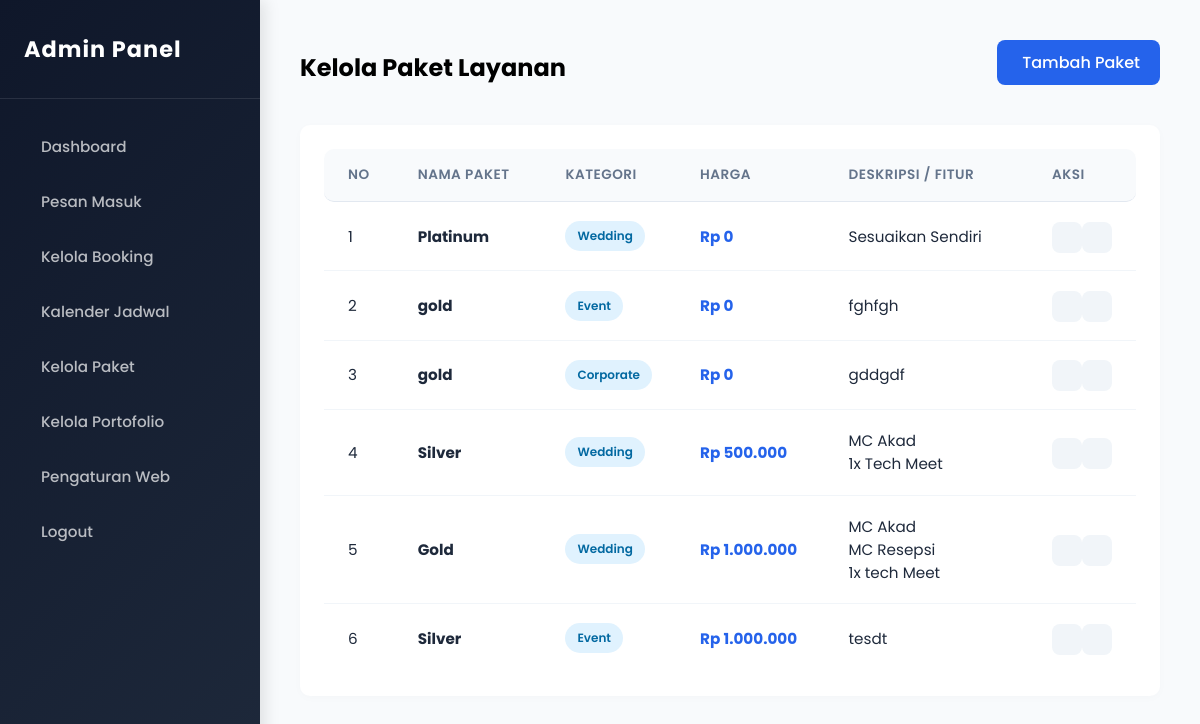
Screenshot of /admin/paket.php (signed in) with the database file from the repository.
### tables this page shows
CREATE TABLE `packages` (
  `id` int(11) NOT NULL,
  `name` varchar(100) NOT NULL,
  `type` varchar(50) NOT NULL,
  `price` decimal(15,2) DEFAULT 0.00,
  `description` text DEFAULT NULL,
  `created_at` timestamp NOT NULL DEFAULT current_timestamp(),
  `is_active` tinyint(1) DEFAULT 1
);

### admin/paket.php (the view, shortened to what this page needs)
<?php
require_once '../config/database.php';
include 'includes/header.php';
include 'includes/sidebar.php';
$query = mysqli_query($koneksi, "SELECT * FROM packages ORDER BY price ASC");
?>
<div class="main-content">
    <div class="header-dash">
        <div style="display: flex; align-items: center;">
            <h2>Kelola Paket Layanan</h2>
        </div>
        <a href="paket_tambah.php" class="btn-primary"><i class="ri-add-line"></i> Tambah Paket</a>
    </div>
    <div style="background: white; padding: 1.5rem; border-radius: 10px; box-shadow: 0 2px 10px rgba(0,0,0,0.02);">
        <div style="overflow-x: auto;">
            <table class="table-custom">
                <thead>
                    <tr>
                        <th width="5%">No</th>
                        <th width="20%">Nama Paket</th>
                        <th width="15%">Kategori</th>
                        <th width="20%">Harga</th>
                        <th width="30%">Deskripsi / Fitur</th>
                        <th width="10%">Aksi</th>
                    </tr>
                </thead>
                <tbody>
                    <?php if(mysqli_num_rows($query) > 0): ?>
                        <?php $no = 1; while($data = mysqli_fetch_assoc($query)): ?>
                        <tr>
                            <td><?= $no++; ?></td>
                            <td><strong><?= $data['name']; ?></strong></td>
                            <td>
                                <span class="badge" style="background-color: #e0f2fe; color: #0369a1;">
                                    <?= $data['type']; ?>
                                </span>
                            </td>
                            <td style="font-weight: bold; color: #2563eb;">
                                Rp <?= number_format($data['price'], 0, ',', '.'); ?>
                            </td>
                            <td><?= nl2br($data['description']); ?></td>
                            <td>
                                <a href="paket_edit.php?id=<?= $data['id']; ?>" class="btn-sm btn-blue"><i class="ri-pencil-line"></i></a>
                                <a href="paket_hapus.php?id=<?= $data['id']; ?>" class="btn-sm btn-red" onclick="return confirm('Yakin hapus paket ini?')"><i class="ri-delete-bin-line"></i></a>
                            </td>
                        </tr>
                        <?php endwhile; ?>
                    <?php else: ?>
                        <tr><td colspan="6" class="text-center">Belum ada paket layanan.</td></tr>
                    <?php endif; ?>
                </tbody>
            </table>
        </div>
    </div>
</div>
<?php include 'includes/footer.php'; ?>

### admin/includes/header.php (shortened to what this page needs)
<!DOCTYPE html>
<html lang="id">
<head>
    <link rel="stylesheet" href="../assets/css/admin.css">
    <link href="https://cdn.jsdelivr.net/npm/remixicon@3.5.0/fonts/remixicon.css" rel="stylesheet">
</head>
<body>

### admin/includes/sidebar.php
<div class="sidebar" id="sidebar">
    <div class="sidebar-brand">
        Admin Panel
    </div>
    <ul class="sidebar-menu">
        <li><a href="index.php" class="<?= basename($_SERVER['PHP_SELF']) == 'index.php' ? 'active' : '' ?>"><i class="ri-dashboard-line" style="margin-right: 10px;"></i> Dashboard</a></li>
        <li><a href="pesan.php"><i class="ri-mail-line" style="margin-right: 10px;"></i> Pesan Masuk</a></li>
        <li><a href="booking.php"><i class="ri-calendar-event-line" style="margin-right: 10px;"></i> Kelola Booking</a></li>
        <li><a href="jadwal.php"><i class="ri-calendar-todo-line" style="margin-right: 10px;"></i> Kalender Jadwal</a></li>
        <li><a href="paket.php"><i class="ri-price-tag-3-line" style="margin-right: 10px;"></i> Kelola Paket</a></li>
        <li><a href="portofolio.php"><i class="ri-image-line" style="margin-right: 10px;"></i> Kelola Portofolio</a></li>
        <li><a href="pengaturan.php"><i class="ri-settings-4-line" style="margin-right: 10px;"></i> Pengaturan Web</a></li>
        <li><a href="logout.php" onclick="return confirm('Yakin ingin keluar?')"><i class="ri-logout-box-line" style="margin-right: 10px;"></i> Logout</a></li>
    </ul>
</div>

### admin/includes/footer.php (shortened to what this page needs)
</body>
</html>

### assets/css/admin.css (style rules this page uses)
:root { --primary-gradient: linear-gradient(135deg, #0f172a 0%, #1e293b 100%); --primary-color: #2563eb; --light-bg: #f8fafc; --sidebar-width: 260px; --text-dark: #1e293b; --text-gray: #64748b; --card-shadow: 0 10px 30px rgba(0,0,0,0.04); }
* { margin: 0; padding: 0; box-sizing: border-box; font-family: 'Poppins', sans-serif; text-decoration: none; list-style: none; }
body { background-color: var(--light-bg); display: flex; min-height: 100vh; overflow-x: hidden; }
.sidebar { width: var(--sidebar-width); background: var(--primary-gradient); color: white; position: fixed; height: 100%; transition: all 0.3s; z-index: 100; box-shadow: 5px 0 15px rgba(0,0,0,0.1); }
.sidebar-brand { padding: 2rem 1.5rem; font-size: 1.4rem; font-weight: 700; letter-spacing: 1px; border-bottom: 1px solid rgba(255,255,255,0.1); display: flex; align-items: center; gap: 10px; }
.sidebar-menu { padding: 1.5rem 1rem; }
.sidebar-menu li { margin-bottom: 0.5rem; }
.sidebar-menu a { display: flex; align-items: center; padding: 12px 15px; color: rgba(255,255,255,0.7); font-size: 0.95rem; border-radius: 10px; transition: 0.3s; font-weight: 500; }
.main-content { margin-left: var(--sidebar-width); width: calc(100% - var(--sidebar-width)); padding: 2.5rem; transition: all 0.3s; }
.header-dash { display: flex; justify-content: space-between; align-items: flex-end; margin-bottom: 2.5rem; animation: fadeInDown 0.6s ease; }
.btn-sm { background: #f1f5f9; color: #475569; padding: 6px 15px; border-radius: 8px; font-size: 0.85rem; transition: 0.3s; font-weight: 500; }
.table-custom { width: 100%; border-collapse: separate; border-spacing: 0; }
.table-custom th { text-align: left; padding: 1rem 1.5rem; background: #f8fafc; color: #64748b; font-weight: 600; font-size: 0.85rem; text-transform: uppercase; letter-spacing: 0.5px; border-bottom: 1px solid #e2e8f0; }
.table-custom th:first-child { border-top-left-radius: 10px; border-bottom-left-radius: 10px; }
.table-custom th:last-child { border-top-right-radius: 10px; border-bottom-right-radius: 10px; }
.table-custom td { padding: 1.2rem 1.5rem; border-bottom: 1px solid #f1f5f9; color: #1e293b; font-size: 0.95rem; vertical-align: middle; }
.table-custom tr:last-child td { border-bottom: none; }
.badge { padding: 6px 12px; border-radius: 30px; font-size: 0.75rem; font-weight: 600; display: inline-flex; align-items: center; gap: 5px; }
.btn-primary { background: var(--primary-color); color: white; padding: 10px 20px; border-radius: 8px; font-weight: 500; display: inline-flex; align-items: center; gap: 8px; border: none; cursor: pointer; transition: 0.3s; }

### admin/paket.php (style rules this page uses)
.btn-primary { background: #2563eb; color: white; padding: 10px 20px; border-radius: 8px; font-weight: 500; display: inline-flex; align-items: center; gap: 5px; }

### rows the page displays
packages: name "Platinum", type "Wedding", price "0", description "Sesuaikan Sendiri"
packages: name "gold", type "Event", price "0", description "fghfgh"
packages: name "gold", type "Corporate", price "0", description "gddgdf"
packages: name "Silver", type "Wedding", price "500.000", description "MC Akad 1x Tech Meet"
packages: name "Gold", type "Wedding", price "1.000.000", description "MC Akad MC Resepsi 1x tech Meet"
packages: name "Silver", type "Event", price "1.000.000", description "tesdt"
